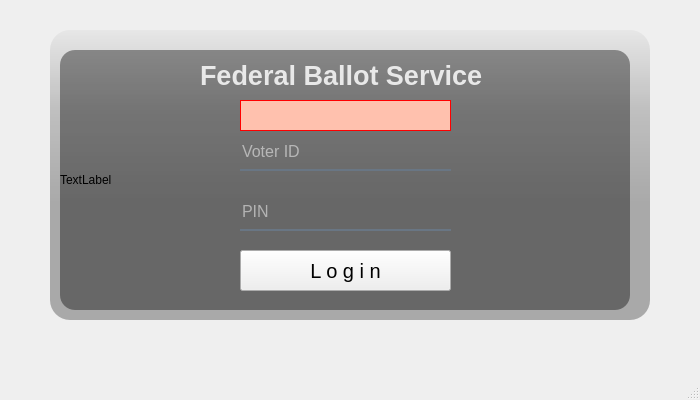
<?xml version="1.0" encoding="UTF-8"?>
<ui version="4.0">
 <class>LoginWindow</class>
 <widget class="QMainWindow" name="LoginWindow">
  <property name="geometry">
   <rect>
    <x>0</x>
    <y>0</y>
    <width>700</width>
    <height>400</height>
   </rect>
  </property>
  <property name="windowTitle">
   <string>MainWindow</string>
  </property>
  <widget class="QWidget" name="centralwidget">
   <widget class="QWidget" name="widget" native="true">
    <property name="geometry">
     <rect>
      <x>20</x>
      <y>10</y>
      <width>660</width>
      <height>330</height>
     </rect>
    </property>
    <property name="styleSheet">
     <string notr="true">QPushButton#pushButton{
	background-color: qlineargradient(spread:pad, x1:0, y1:0.505682, x2:1, y2:0.477, stop:0 rgba(20, 47, 78, 219), stop:1 rgba(85, 98, 112, 226));
	color:rgba(255, 255, 255, 210);
	border-radius: 5px;
}
QPushButton#pushButton:hover{
	background-color: qlineargradient(spread:pad, x1:0, y1:0.505682, x2:1, y2:0.477, stop:0 rgba(40, 67, 98, 219), stop:1 rgba(105, 188, 132, 226));
}
QPushButton#pushButton:pressed{
	padding-left:5px;
	padding-top:5px;
	background-color:rgba(105, 118, 132, 200);
}</string>
    </property>
    <widget class="QLabel" name="label_Background1">
     <property name="geometry">
      <rect>
       <x>30</x>
       <y>20</y>
       <width>600</width>
       <height>290</height>
      </rect>
     </property>
     <property name="styleSheet">
      <string notr="true">border-image: url(:/Images/flag.jpg);
border-radius: 20px;</string>
     </property>
     <property name="text">
      <string/>
     </property>
    </widget>
    <widget class="QLabel" name="label_Background2">
     <property name="geometry">
      <rect>
       <x>30</x>
       <y>20</y>
       <width>600</width>
       <height>290</height>
      </rect>
     </property>
     <property name="styleSheet">
      <string notr="true">background-color: qlineargradient(spread:pad, x1:0, y1:0, x2:0, y2:0.715909, stop:0 rgba(0, 0, 0, 9), stop:0.375 rgba(0, 0, 0, 50), stop: 0.835227 rgba(0, 0, 0, 75));
border-radius: 20px;</string>
     </property>
     <property name="text">
      <string/>
     </property>
    </widget>
    <widget class="QLabel" name="label_Background3">
     <property name="geometry">
      <rect>
       <x>40</x>
       <y>40</y>
       <width>570</width>
       <height>260</height>
      </rect>
     </property>
     <property name="styleSheet">
      <string notr="true">background-color: rgba(0, 0, 0, 100);
border-radius: 15px;</string>
     </property>
     <property name="text">
      <string>TextLabel</string>
     </property>
    </widget>
    <widget class="QLabel" name="label_Header">
     <property name="geometry">
      <rect>
       <x>180</x>
       <y>40</y>
       <width>301</width>
       <height>50</height>
      </rect>
     </property>
     <property name="font">
      <font>
       <pointsize>20</pointsize>
       <weight>75</weight>
       <bold>true</bold>
       <underline>false</underline>
      </font>
     </property>
     <property name="styleSheet">
      <string notr="true">color:rgba(255, 255, 255, 210);</string>
     </property>
     <property name="text">
      <string>Federal Ballot Service</string>
     </property>
    </widget>
    <widget class="QLineEdit" name="lineEdit_ID">
     <property name="geometry">
      <rect>
       <x>220</x>
       <y>130</y>
       <width>211</width>
       <height>31</height>
      </rect>
     </property>
     <property name="font">
      <font>
       <pointsize>12</pointsize>
      </font>
     </property>
     <property name="styleSheet">
      <string notr="true">background-color:rgba(0, 0, 0, 0);
border:none;
border-bottom: 2px solid rgba(105, 118, 132, 255);
color:rgba(255, 255, 255 230);
padding-bottom: 7px</string>
     </property>
     <property name="placeholderText">
      <string>Voter ID</string>
     </property>
    </widget>
    <widget class="QLineEdit" name="lineEdit_Pin">
     <property name="geometry">
      <rect>
       <x>220</x>
       <y>190</y>
       <width>211</width>
       <height>31</height>
      </rect>
     </property>
     <property name="font">
      <font>
       <pointsize>12</pointsize>
      </font>
     </property>
     <property name="styleSheet">
      <string notr="true">background-color:rgba(0, 0, 0, 0);
border:none;
border-bottom: 2px solid rgba(105, 118, 132, 255);
color:rgba(255, 255, 255 230);
padding-bottom: 7px</string>
     </property>
     <property name="echoMode">
      <enum>QLineEdit::Password</enum>
     </property>
     <property name="placeholderText">
      <string>PIN</string>
     </property>
    </widget>
    <widget class="QPushButton" name="pushButton_login">
     <property name="geometry">
      <rect>
       <x>220</x>
       <y>240</y>
       <width>211</width>
       <height>41</height>
      </rect>
     </property>
     <property name="font">
      <font>
       <pointsize>15</pointsize>
      </font>
     </property>
     <property name="text">
      <string>L o g i n</string>
     </property>
    </widget>
    <widget class="QLabel" name="label_Err">
     <property name="geometry">
      <rect>
       <x>220</x>
       <y>90</y>
       <width>211</width>
       <height>31</height>
      </rect>
     </property>
     <property name="styleSheet">
      <string notr="true">background-color: rgb(255, 193, 174);
border: 1px solid;
border-color:rgb(255, 0, 0);</string>
     </property>
     <property name="text">
      <string/>
     </property>
    </widget>
   </widget>
  </widget>
  <widget class="QMenuBar" name="menubar">
   <property name="geometry">
    <rect>
     <x>0</x>
     <y>0</y>
     <width>700</width>
     <height>21</height>
    </rect>
   </property>
  </widget>
  <widget class="QStatusBar" name="statusbar"/>
 </widget>
 <resources>
  <include location="../res.qrc"/>
 </resources>
 <connections/>
</ui>
